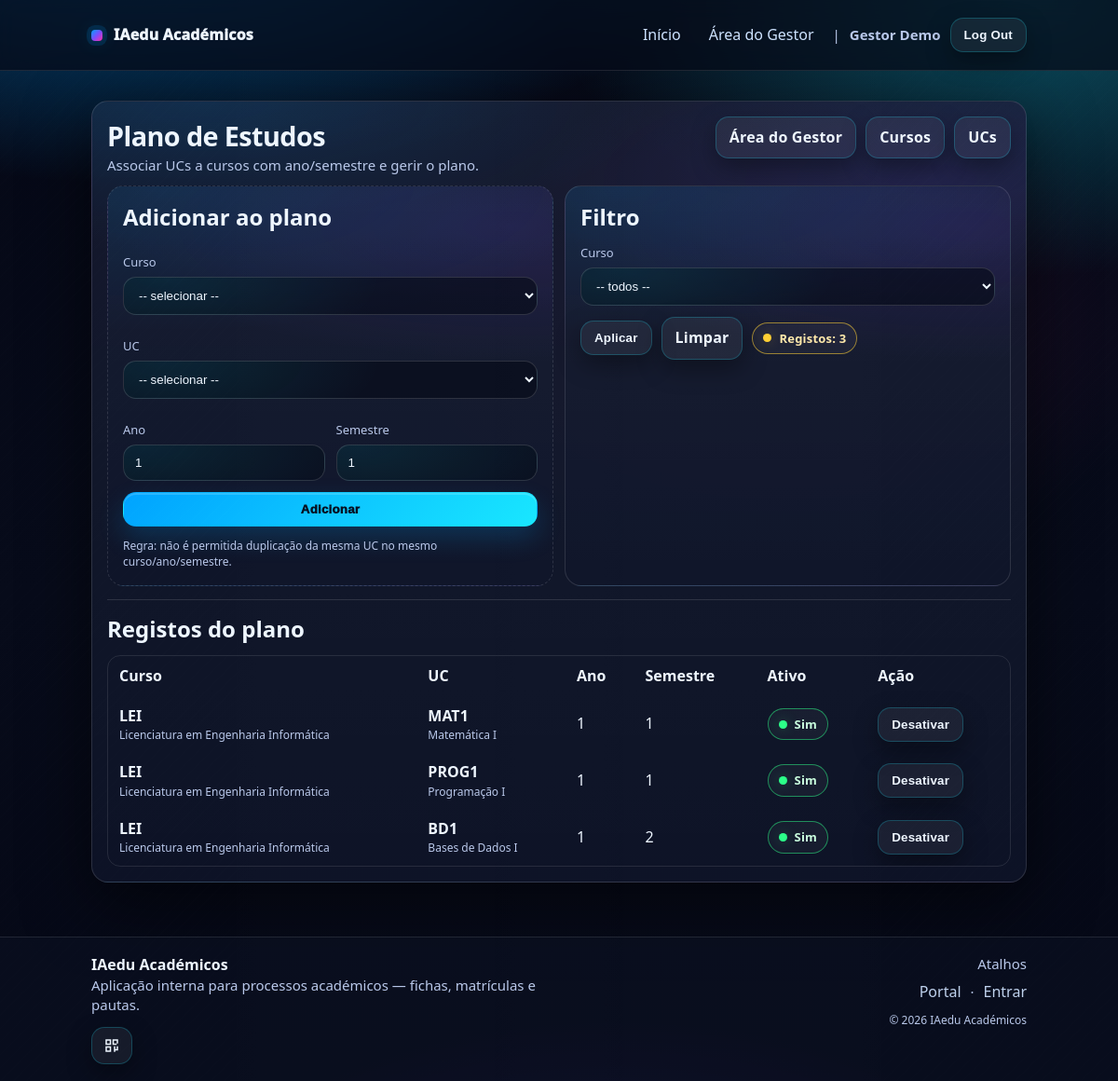
Screenshot of /tp1/gestor/plano.php (signed in) with the database file from the repository.
### tables this page shows
CREATE TABLE `study_plans` (
  `id` int(10) UNSIGNED NOT NULL,
  `course_id` int(10) UNSIGNED NOT NULL,
  `uc_id` int(10) UNSIGNED NOT NULL,
  `year_no` tinyint(3) UNSIGNED NOT NULL,
  `semester_no` tinyint(3) UNSIGNED NOT NULL,
  `active` tinyint(1) NOT NULL DEFAULT 1
);

CREATE TABLE `courses` (
  `id` int(10) UNSIGNED NOT NULL,
  `code` varchar(30) NOT NULL,
  `name` varchar(160) NOT NULL,
  `active` tinyint(1) NOT NULL DEFAULT 1,
  `created_at` datetime NOT NULL DEFAULT current_timestamp()
);

CREATE TABLE `ucs` (
  `id` int(10) UNSIGNED NOT NULL,
  `code` varchar(30) NOT NULL,
  `name` varchar(160) NOT NULL,
  `ects` decimal(4,1) DEFAULT NULL,
  `active` tinyint(1) NOT NULL DEFAULT 1
);

### tp1/app/config.php (called while the page is built, shortened)
<?php
return [
  'db' => [
    'host' => '127.0.0.1',
    'name' => 'iaedu_academicos',
    'user' => 'root',
    'pass' => '',
    'charset' => 'utf8mb4',
  ],
  'session' => [
    'name' => 'IAEDU_SESSID',
    'idle_timeout' => 1800,
  ],
  'upload' => [
    'photos_dir' => __DIR__ . '/../public/uploads/photos',
    'max_bytes' => 2 * 1024 * 1024,
    'allowed_mime' => ['image/jpeg' => 'jpg', 'image/png' => 'png'],
  ],
];

### tp1/app/session.php (called while the page is built, shortened)
<?php
function session_boot(): void {
  $cfg = require __DIR__ . '/config.php';
  if (session_status() === PHP_SESSION_ACTIVE) return;
}

### tp1/app/auth.php (called while the page is built, shortened)
<?php
require_once __DIR__ . '/session.php';
function current_user(): ?array {
  return $_SESSION['user'] ?? null;
}

### tp1/gestor/plano.php (the view, shortened to what this page needs)
<?php
$pdo = db();
$args = [];
$where = "";
$st = $pdo->prepare("
  SELECT
    sp.id,
    sp.course_id,
    sp.uc_id,
    sp.year_no,
    sp.semester_no,
    sp.active,
    c.code AS course_code,
    c.name AS course_name,
    u.code AS uc_code,
    u.name AS uc_name
  FROM study_plans sp
  JOIN courses c ON c.id = sp.course_id
  JOIN ucs u     ON u.id = sp.uc_id
  $where
  ORDER BY c.name, sp.year_no, sp.semester_no, u.name
");
$st->execute($args);
$rows = $st->fetchAll();
require __DIR__ . '/../templates/header.php';
?>
<div class="card">
  <div class="card-header">
    <div>
      <h1 class="page-title" style="margin:0;">Plano de Estudos</h1>
      <div class="subtle">Associar UCs a cursos com ano/semestre e gerir o plano.</div>
    </div>
    <div class="row">
      <a class="btn btn-ghost" href="<?= BASE_URL ?>/gestor/area.php">Área do Gestor</a>
      <a class="btn btn-ghost" href="<?= BASE_URL ?>/gestor/cursos.php">Cursos</a>
      <a class="btn btn-ghost" href="<?= BASE_URL ?>/gestor/ucs.php">UCs</a>
    </div>
  </div>
  <div class="grid">
    <div class="card" style="box-shadow:none; margin:0; border-style:dashed;">
      <h2 style="margin:0 0 10px;">Adicionar ao plano</h2>
      <form method="post" class="grid" style="grid-template-columns: 1fr 1fr;">
        <div style="grid-column: 1 / -1;">
          <label>Curso</label>
          <select name="course_id" required>
            <option value="">-- selecionar --</option>
          </select>
        </div>
        <div style="grid-column: 1 / -1;">
          <label>UC</label>
          <select name="uc_id" required>
            <option value="">-- selecionar --</option>
          </select>
        </div>
        <div>
          <label>Ano</label>
          <input type="number" name="year_no" min="1" max="10" value="1" required>
        </div>
        <div>
          <label>Semestre</label>
          <input type="number" name="semester_no" min="1" max="4" value="1" required>
        </div>
        <div style="grid-column: 1 / -1;">
          <button class="btn" type="submit" style="width:100%;">Adicionar</button>
        </div>
        <div class="subtle" style="grid-column: 1 / -1; font-size:12px;">
          Regra: não é permitida duplicação da mesma UC no mesmo curso/ano/semestre.
        </div>
      </form>
    </div>
    <div class="card" style="box-shadow:none; margin:0;">
      <h2 style="margin:0 0 10px;">Filtro</h2>
      <form method="get">
        <label>Curso</label>
        <select name="course_id">
          <option value="">-- todos --</option>
        </select>
        <div class="row" style="margin-top:12px;">
          <button class="btn btn-ghost" type="submit">Aplicar</button>
          <a class="btn btn-ghost" href="<?= BASE_URL ?>/gestor/plano.php">Limpar</a>
          <span class="badge warn">Registos: <?= count($rows) ?></span>
        </div>
      </form>
    </div>
  </div>
  <hr>
  <h2 style="margin:0 0 10px;">Registos do plano</h2>
  <?php if (!$rows): ?>
    <div class="alert">Sem registos para o filtro atual.</div>
  <?php else: ?>
    <div class="table-wrap">
      <table>
        <thead>
          <tr>
            <th>Curso</th>
            <th>UC</th>
            <th>Ano</th>
            <th>Semestre</th>
            <th>Ativo</th>
            <th>Ação</th>
          </tr>
        </thead>
        <tbody>
        <?php foreach ($rows as $r): ?>
          <tr>
            <td>
              <div style="font-weight:900;"><?= htmlspecialchars($r['course_code']) ?></div>
              <div class="subtle" style="font-size:12px;"><?= htmlspecialchars($r['course_name']) ?></div>
            </td>
            <td>
              <div style="font-weight:900;"><?= htmlspecialchars($r['uc_code']) ?></div>
              <div class="subtle" style="font-size:12px;"><?= htmlspecialchars($r['uc_name']) ?></div>
            </td>
            <td><?= (int)$r['year_no'] ?></td>
            <td><?= (int)$r['semester_no'] ?></td>
            <td>
              <span class="badge <?= ((int)$r['active'] === 1) ? 'ok' : 'bad' ?>">
                <?= ((int)$r['active'] === 1) ? 'Sim' : 'Não' ?>
              </span>
            </td>
            <td>
              <form method="post" style="margin:0;">
                <button class="btn btn-ghost" type="submit">
                  <?= ((int)$r['active'] === 1) ? 'Desativar' : 'Ativar' ?>
                </button>
              </form>
            </td>
          </tr>
        <?php endforeach; ?>
        </tbody>
      </table>
    </div>
  <?php endif; ?>
</div>
<?php require __DIR__ . '/../templates/footer.php'; ?>

### tp1/templates/header.php (shortened to what this page needs)
<?php
require_once __DIR__ . '/../app/auth.php';
$u = current_user();
?>
<!doctype html>
<html lang="pt-PT">
<head>
  <link rel="stylesheet" href="<?= BASE_URL ?>/public/css/styles.css">
</head>
<body>
<header class="topbar">
  <div class="container">
    <div class="brand">IAedu Académicos</div>
    <nav class="nav">
      <a href="<?= BASE_URL ?>/public/index.php">Início</a>
<?php if ($u && $u['role'] === 'gestor'): ?>
  <a href="<?= BASE_URL ?>/gestor/area.php">Área do Gestor</a>
<?php endif; ?>
      <?php if ($u): ?>
        <span class="subtle">|</span>
        <span class="subtle" style="font-weight:800;">
          <?= htmlspecialchars($u['name']) ?>
        </span>
        <form class="inline" action="<?= BASE_URL ?>/public/logout.php" method="post">
          <button type="submit" class="btn btn-ghost">Log Out</button>
        </form>
      <?php else: ?>
        <a class="btn btn-ghost" href="<?= BASE_URL ?>/public/login.php">Log In</a>
      <?php endif; ?>
    </nav>
  </div>
</header>
<main class="container">

### tp1/templates/footer.php (shortened to what this page needs)
</main>
<footer style="margin-top:26px; border-top:1px solid rgba(255,255,255,.10); background: rgba(12,18,35,.55);">
  <div class="container" style="display:flex; justify-content:space-between; gap:14px; flex-wrap:wrap; align-items:flex-start;">
    <div>
      <div style="font-weight:900;">IAedu Académicos</div>
      <div class="subtle" style="max-width:520px;">
        Aplicação interna para processos académicos — fichas, matrículas e pautas.
      </div>
      <div class="row" style="margin-top:12px;">
        <button
          id="qrBtn"
          type="button"
          class="btn btn-ghost"
          title="Abrir no telemóvel (QR Code)"
          aria-label="Abrir no telemóvel (QR Code)"
          style="padding:10px 12px; line-height:0;"
        >
          <svg width="18" height="18" viewBox="0 0 24 24" fill="none" aria-hidden="true">
            <path d="M3 3h8v8H3V3Zm2 2v4h4V5H5Zm8-2h8v8h-8V3Zm2 2v4h4V5h-4ZM3 13h8v8H3v-8Zm2 2v4h4v-4H5Zm10 0h2v2h-2v-2Zm2 2h2v2h-2v-2Zm-2 2h2v2h-2v-2Zm4-6h2v6h-2v-6Zm-4 0h2v2h-2v-2Zm6 6h-6v-2h6v2Zm0-10h-2v2h2V11Z"
                  fill="currentColor"/>
          </svg>
        </button>
      </div>
    </div>
    <div style="text-align:right;">
      <div class="subtle">Atalhos</div>
      <div class="row" style="justify-content:flex-end; margin-top:8px;">
        <a href="<?= BASE_URL ?>/public/index.php">Portal</a>
        <span class="subtle">·</span>
        <a href="<?= BASE_URL ?>/public/login.php">Entrar</a>
      </div>
      <div class="subtle" style="margin-top:10px; font-size:12px;">
        © <?= date('Y') ?> IAedu Académicos
      </div>
    </div>
  </div>
</footer>
</body>
</html>

### rows the page displays
study_plans: course.code "LEI", course.name "Licenciatura em Engenharia Informática", uc.code "MAT1", uc.name "Matemática I", year_no "1", semester_no "1", active "Sim"
study_plans: course.code "LEI", course.name "Licenciatura em Engenharia Informática", uc.code "PROG1", uc.name "Programação I", year_no "1", semester_no "1", active "Sim"
study_plans: course.code "LEI", course.name "Licenciatura em Engenharia Informática", uc.code "BD1", uc.name "Bases de Dados I", year_no "1", semester_no "2", active "Sim"

### other values shown
$u['name'] "Gestor Demo"
count($rows) "3"
